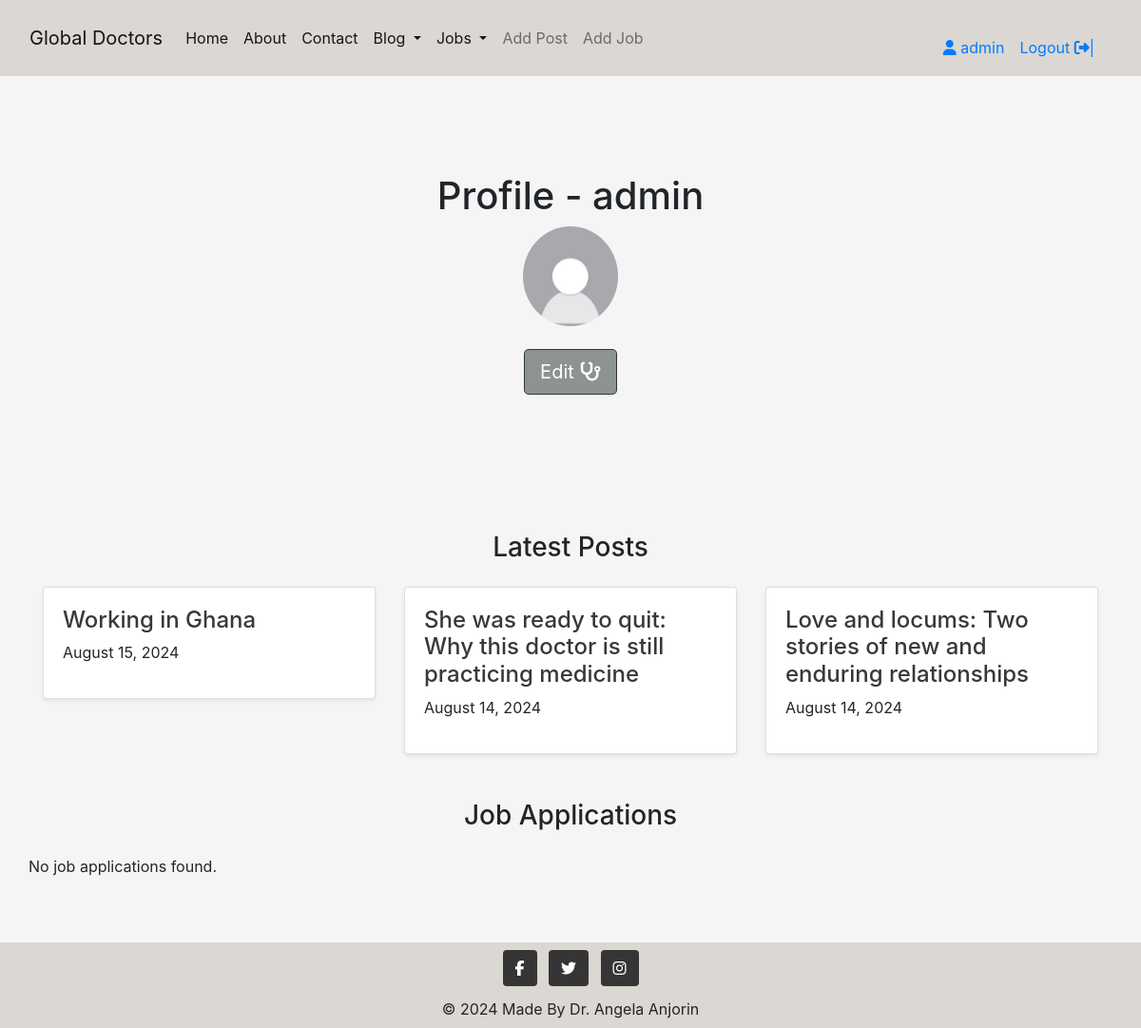
Screenshot of /profile/profile/1/ (signed in) with the database file from the repository.
### profile/models.py (models this page shows, shortened)
class CustomUser(AbstractUser):
    groups = models.ManyToManyField(
        Group,
        related_name='customuser_set', blank=True,
    )
    user_permissions = models.ManyToManyField(
        Permission,
        related_name= 'customuser_set', blank=True,
    )
    pass

class Profile(models.Model):
    USER_TYPE_CHOICES = (
        ('regular', 'Regular User'),
        ('employer', 'Employer'),
    )
    user = models.OneToOneField(settings.AUTH_USER_MODEL, on_delete=models.CASCADE)
    user_type = models.CharField(max_length=20, choices=USER_TYPE_CHOICES, default='regular')
    profile_image = CloudinaryField('image', default='placeholder', blank=True)
    display_name = models.CharField(max_length=30, blank=True, null=True)
    bio = models.TextField(null=True, blank=True)

### blog/models.py (models this page shows, shortened)
class Post(models.Model):
    title = models.CharField(max_length=200, unique=True)
    category = models.ForeignKey(Category, on_delete=models.PROTECT, default=4)
    slug = models.SlugField(max_length=200, unique=True)
    author = models.ForeignKey(
    CustomUser, on_delete=models.CASCADE, related_name="blog_posts")
    featured_image = CloudinaryField('image', default='placeholder')
    content = models.TextField()
    created_on = models.DateTimeField(auto_now_add=True)
    status = models.IntegerField(choices=STATUS, default=0)
    updated_on = models.DateTimeField(auto_now=True)
    likes = models.ManyToManyField(
        CustomUser, related_name='post_like', blank=True)
    class Meta:
        ordering = ["-created_on"]

### profile/views.py (the view)
# urls.py: path('profile/<int:pk>/', regular_profile, name='regular_profile'),
@login_required
def regular_profile(request, pk):
    profile = get_object_or_404(Profile, pk=pk)
    posts = Post.objects.filter(author=request.user).order_by('-created_on')
    job_application = JobApplication.objects.filter(applicant=request.user)
    context = {
        'profile':profile,
        'posts':posts,
        'job_application': job_application,
    }
    return render(request, 'profile/regular_profile.html', context)

### blog/views.py (called while the page is built)
def category_list(request):
    category_list = Category.objects.exclude(name='other')
    context = {
        "category_list": category_list,
    }
    return context

### jobs/views.py (called while the page is built)
def speciality_list(request):
    speciality_list = Speciality.objects.exclude(name='other')
    context = {
        'speciality_list': speciality_list
    }
    return context

### profile/templates/profile/regular_profile.html (shortened to what this page needs)
{% extends 'base.html' %}
{% load static %}
{% load crispy_forms_tags %}
{% block content %}
{% if profile %}
<section class="py-5 text-center container">
    <div class="row py-lg-5">
        <div class="col-lg-6 col-md-8 mx-auto">
            <div class="profile-info text-center">
                <h1 class="fw-light">Profile - {{ profile.user.username|default:'User' }}</h1>
                <div class="mb-4">
                    {% if profile.image.url %}
                    <img class="profile-img rounded-circle" src="{{ profile.image.url }}" alt="{{ profile.user.username }}'s profile image">
                    {% else %}
                    <img class="profile-img rounded-circle" style="width: 100px;" src="{% static 'images/user_profile_placeholder (1).jpg' %}" alt="user_profile_placeholder">
                    {% endif %}
                </div>
                <div class="text-center">
                    {% if request.user == profile.user %}
                    <a href="{% url 'profile_edit' profile.pk %}" class="btn btn-signup btn-lg">Edit <i class="fa fa-stethoscope"></i></a>
                    {% endif %}
                </div>
            </div>
        </div>
    </div>
</section>
<div class="album py-5 bg-body-tertiary">
    <div class="container">
        <h3 class="text-center section-title mb-4">Latest Posts</h3>
        <div class="row row-cols-1 row-cols-sm-2 row-cols-md-3 g-3">
            {% for post in posts %}
            <div class="col">
                <div class="card shadow-sm">
                    <div class="card-body">
                        <a href="{% url 'post_detail' post.slug %}" class="post-link">
                            <h4 class="special-anchor-article">{{ post.title }}</h4>
                        </a>
                        <p>{{ post.created_on|date:"F d, Y" }}</p>
                    </div>
                </div>
            </div>
            {% empty %}
            <p>No posts available.</p>
            {% endfor %}
        </div>
        <h3 class="text-center section-title mb-4 mt-5">Job Applications</h3>
        <div class="row row-cols-1 row-cols-sm-2 row-cols-md-3 g-3">
            {% for application in job_applications %}
            <div class="col">
                <div class="card shadow-sm">
                    <div class="card-body">
                        <a href="{% url 'job_detail' application.job.slug %}" class="post-link">
                            <h4 class="special-anchor-article">{{ application.job.title }}</h4>
                        </a>
                        <p>Applied on: {{ application.created_on|date:"F d, Y" }}</p>
                    </div>
                </div>
            </div>
            {% empty %}
            <p>No job applications found.</p>
            {% endfor %}
        </div>
    </div>
</div>
{% endif %}
{% endblock %}

### templates/base.html (shortened to what this page needs)
{% load static %}
{% url 'home' as home_url %}
{% url 'about' as about_url %}
{% url 'profile' as profile_url %}
{% url 'account_login' as login_url %}
{% url 'account_signup' as signup_url %}
{% url 'account_logout' as logout_url %}
<!DOCTYPE html>
<html lang="en">
<head>
    <link rel="stylesheet" href="https://cdn.jsdelivr.net/npm/bootstrap@4.3.1/dist/css/bootstrap.min.css"
>
    <link rel="stylesheet" href="{% static 'css/style.css' %}">
</head>
<body class="d-flex flex-column min-vh-100" style="padding-top: 70px;">
    {% load static %}
   <nav class="navbar navbar-expand-md navbar-light fixed-top mb-auto" style="background-color: #dbd7d2;">
       <div class="container-fluid">
           <a class="navbar-brand" href="{% url 'home' %}">Global Doctors</a>
           <div class="collapse navbar-collapse" id="navbarSupportedContent">
               <ul class="navbar-nav me-auto mb-2 mb-lg-0">
                   <li class="nav-item">
                       <a class="nav-link active" aria-current="page" href="/" aria-label="Go to the home page">Home</a>
                   </li>
                   <li>
                       <a class="nav-link active" aria-current="page" href="/about" aria-label="Go to the about page">About</a>
                   </li>
                   <li class="nav-item">
                       <a class="nav-link active" href="/contact" aria-label="Go to the contact page">Contact</a>
                   </li>
                   <li class="nav-item dropdown light">
                    <a class="nav-link dropdown-toggle active" href="#" id="navbarDropdownMenuLink" role="button"
                        data-bs-toggle="dropdown" aria-expanded="false">
                        Blog
                    </a>
                </li>
                    <li class="nav-item dropdown light">
                        <a class="nav-link dropdown-toggle active" href="#" id="navbarDropdownMenuLink" role="button"
                            data-bs-toggle="dropdown" aria-expanded="false">
                            Jobs
                        </a>
                    </li>
                        {% if user.is_authenticated %}
                    <li class="nav-item">
                        <a class="nav-link" href="{% url 'add_post' %}">Add Post</a>
                    </li>
                    <li class="nav-item">
                        <a class="nav-link" href="{% url 'add_job' %}">Add Job</a>
                    </li>
                {% endif %}
               </ul>
               {% if user.is_authenticated %}
               <ul class="d-flex login-box ml-auto">
                   <li class="nav-item">
                        {% if request.user.profile.user_type == 'employer' %}
                            <a class="nav-link active" href="{% url 'employer_profile' %}">
                                <i class="fa fa-user" aria-hidden="true"></i> {{ user.username | slice:":10" }}
                            </a>
                        {% else %}
                            <a class="nav-link active" href="{% url 'regular_profile' user.profile.pk %}">
                                <i class="fa fa-user" aria-hidden="true"></i> {{ user.username | slice:":10" }}
                            </a>
                        {% endif %}
                   </li>
                   <li class="nav-item">
                       <a class="nav-link active" href="{% url 'account_logout' %}" aria-label="Go to the logout page"> Logout <i class="fa fa-sign-out" aria-hidden="true"></i>|</a>
                   </li>
               </ul>
               {% endif %}
           </div>
       </div>
   </nav>
    <main class="flex-shrink-0 main-bg mb-auto mt-3">
      {% block content %}{% endblock content %}
    </main>
    <footer class="bg-body-tertiary text-center mt-auto" style="background-color: transparent;">
      <div class="container-fluid p-1 mt-1" style="background-color: #dbd7d2;">
        <div class="mb-1">
          <a class="btn text-white btn-floating m-1" style="background-color: #363535;" href="https://facebook.com" target="_blank" role="button"><i class="fab fa-facebook-f"></i></a>
          <a class="btn text-white btn-floating m-1" style="background-color: #363535;" href="https://twitter.com" target="_blank" role="button"><i class="fab fa-twitter"></i></a>
          <a class="btn text-white btn-floating m-1" style="background-color: #363535;" href="https://instagram.com" target="_blank" role="button"><i class="fab fa-instagram"></i></a>
        </div>
        <div class="text-center p-1">
        © 2024 Made By  Dr. Angela Anjorin
        </div>
      </div>
    </footer>
</body>
</html>

### static/css/style.css (style rules this page uses)
body { background-color: whitesmoke; }
.light { background-color: #dbd7d2; }
ul { list-style: none; }
img { width: 100%; }
.navbar { width: 100%; height: 80px; background-color: #fff; z-index: 1500; position: fixed; }
.login-box { margin-right: 10px; margin-top: 35px; }
.login-box .nav-link { padding: 0.5rem 0.5rem; }
.post-link { text-decoration: none; color: #373938; }
.btn-signup, .btn-edit { background-color: #8d9292; color: #fff; border-color:#2d3636; }
.text-center { text-align: center; }

### rows the page displays
CustomUser: username "admin"
Profile: user.username "admin"
Post: title "Working in Ghana", created_on "August 15, 2024"
Post: title "She was ready to quit: Why this doctor is still practicing medicine", created_on "August 14, 2024"
Post: title "Love and locums: Two stories of new and enduring relationships", created_on "August 14, 2024"
